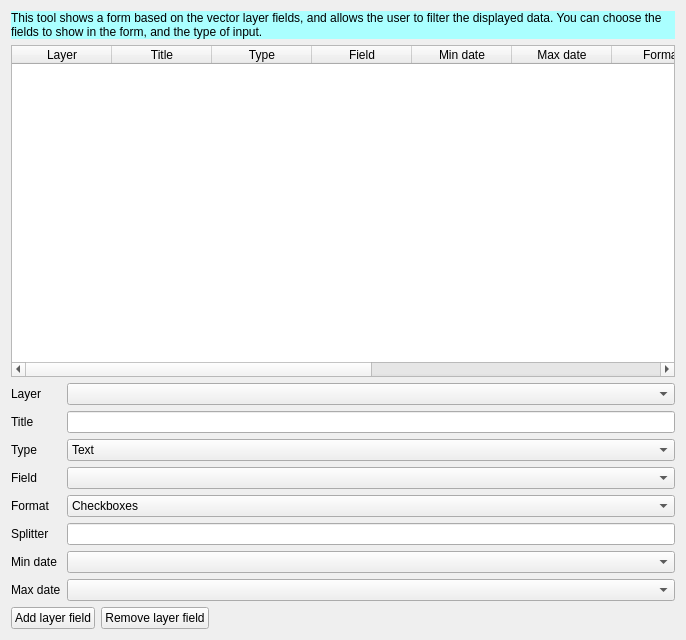
             <widget class="QWidget" name="scrollAreaWidgetContents_13">
              <property name="geometry">
               <rect>
                <x>0</x>
                <y>0</y>
                <width>686</width>
                <height>640</height>
               </rect>
              </property>
              <layout class="QVBoxLayout" name="verticalLayout_46">
               <item>
                <widget class="QLabel" name="label_99">
                 <property name="styleSheet">
                  <string notr="true">background-color:rgb(170, 255, 255);</string>
                 </property>
                 <property name="text">
                  <string>This tool shows a form based on the vector layer fields, and allows the user to filter the displayed data. You can choose the fields to show in the form, and the type of input.</string>
                 </property>
                 <property name="wordWrap">
                  <bool>true</bool>
                 </property>
                </widget>
               </item>
               <item>
                <widget class="QTableWidget" name="twFormFilterLayers">
                 <property name="maximumSize">
                  <size>
                   <width>16777215</width>
                   <height>16777215</height>
                  </size>
                 </property>
                 <property name="editTriggers">
                  <set>QAbstractItemView::NoEditTriggers</set>
                 </property>
                 <property name="alternatingRowColors">
                  <bool>true</bool>
                 </property>
                 <property name="selectionMode">
                  <enum>QAbstractItemView::SingleSelection</enum>
                 </property>
                 <property name="selectionBehavior">
                  <enum>QAbstractItemView::SelectRows</enum>
                 </property>
                 <column>
                  <property name="text">
                   <string>Layer</string>
                  </property>
                 </column>
                 <column>
                  <property name="text">
                   <string>Title</string>
                  </property>
                 </column>
                 <column>
                  <property name="text">
                   <string>Type</string>
                  </property>
                 </column>
                 <column>
                  <property name="text">
                   <string>Field</string>
                  </property>
                 </column>
                 <column>
                  <property name="text">
                   <string>Min date</string>
                  </property>
                 </column>
                 <column>
                  <property name="text">
                   <string>Max date</string>
                  </property>
                 </column>
                 <column>
                  <property name="text">
                   <string>Format</string>
                  </property>
                 </column>
                 <column>
                  <property name="text">
                   <string>Splitter</string>
                  </property>
                 </column>
                 <column>
                  <property name="text">
                   <string>Provider</string>
                  </property>
                 </column>
                 <column>
                  <property name="text">
                   <string>Layer id</string>
                  </property>
                 </column>
                 <column>
                  <property name="text">
                   <string>order</string>
                  </property>
                 </column>
                </widget>
               </item>
               <item>
                <layout class="QGridLayout" name="gridLayout_6">
                 <item row="13" column="2">
                  <widget class="QgsFieldComboBox" name="liFormFilterMaxDate">
                   <property name="toolTip">
                    <string>The field containing the end date of your data. If you have 2 fields containing dates, one for the start date and another for the end date, you can differentiate them. If not, you need to use the same field name for Min date and Max date.</string>
                   </property>
                   <property name="allowEmptyFieldName" stdset="0">
                    <bool>true</bool>
                   </property>
                  </widget>
                 </item>
                 <item row="11" column="2">
                  <widget class="QLineEdit" name="liFormFilterSplitter">
                   <property name="toolTip">
                    <string>Use if you want to split the field values by a separator. Ex: ‘culture, environment’ can be split into ‘culture’ and ‘environment’ with the splitter ‘, ‘</string>
                   </property>
                  </widget>
                 </item>
                 <item row="13" column="0">
                  <widget class="QLabel" name="label_max_date_filter">
                   <property name="text">
                    <string>Max date</string>
                   </property>
                  </widget>
                 </item>
                 <item row="5" column="2">
                  <widget class="QgsFieldComboBox" name="liFormFilterField">
                   <property name="toolTip">
                    <string>The field name (in the database table). Only for the Text, Unique Values and Numeric types</string>
                   </property>
                   <property name="allowEmptyFieldName" stdset="0">
                    <bool>true</bool>
                   </property>
                  </widget>
                 </item>
                 <item row="10" column="0">
                  <widget class="QLabel" name="label_format_filter">
                   <property name="text">
                    <string>Format</string>
                   </property>
                  </widget>
                 </item>
                 <item row="12" column="2">
                  <widget class="QgsFieldComboBox" name="liFormFilterMinDate">
                   <property name="toolTip">
                    <string>The field containing the start date of your feature (ex: “start_date” of an event)</string>
                   </property>
                   <property name="allowEmptyFieldName" stdset="0">
                    <bool>true</bool>
                   </property>
                  </widget>
                 </item>
                 <item row="11" column="0">
                  <widget class="QLabel" name="label_splitter_filter">
                   <property name="text">
                    <string>Splitter</string>
                   </property>
                  </widget>
                 </item>
                 <item row="4" column="0">
                  <widget class="QLabel" name="label_102">
                   <property name="text">
                    <string>Type</string>
                   </property>
                  </widget>
                 </item>
                 <item row="12" column="0">
                  <widget class="QLabel" name="label_min_date_filter">
                   <property name="text">
                    <string>Min date</string>
                   </property>
                  </widget>
                 </item>
                 <item row="10" column="2">
                  <widget class="QComboBox" name="liFormFilterFormat">
                   <property name="toolTip">
                    <string>It can be select, which will show a combo box, or checkboxes which will show one checkbox for each distinct value. The distinct values are dynamically queried by Lizmap Web Client.</string>
                   </property>
                   <item>
                    <property name="text">
                     <string>Checkboxes</string>
                    </property>
                   </item>
                   <item>
                    <property name="text">
                     <string>Combo box</string>
                    </property>
                   </item>
                  </widget>
                 </item>
                 <item row="2" column="0">
                  <widget class="QLabel" name="label_103">
                   <property name="text">
                    <string>Layer</string>
                   </property>
                  </widget>
                 </item>
                 <item row="4" column="2">
                  <widget class="QComboBox" name="liFormFilterFieldType">
                   <property name="toolTip">
                    <string>The type of the form input</string>
                   </property>
                   <item>
                    <property name="text">
                     <string>Text</string>
                    </property>
                   </item>
                   <item>
                    <property name="text">
                     <string>Unique values</string>
                    </property>
                   </item>
                   <item>
                    <property name="text">
                     <string>Numeric</string>
                    </property>
                   </item>
                   <item>
                    <property name="text">
                     <string>Date</string>
                    </property>
                   </item>
                  </widget>
                 </item>
                 <item row="2" column="2">
                  <widget class="QgsMapLayerComboBox" name="liFormFilterLayer">
                   <property name="toolTip">
                    <string>The source layer</string>
                   </property>
                  </widget>
                 </item>
                 <item row="3" column="0">
                  <widget class="QLabel" name="label_104">
                   <property name="text">
                    <string>Title</string>
                   </property>
                  </widget>
                 </item>
                 <item row="3" column="2">
                  <widget class="QLineEdit" name="inFormFilterFieldTitle">
                   <property name="toolTip">
                    <string>The title to give to the input, which will be displayed above the form input. For example “Choose a category” for a layer field called “category”</string>
                   </property>
                  </widget>
                 </item>
                 <item row="5" column="0">
                  <widget class="QLabel" name="label_field_filter">
                   <property name="text">
                    <string>Field</string>
                   </property>
                  </widget>
                 </item>
                </layout>
               </item>
               <item>
                <layout class="QHBoxLayout" name="horizontalLayout_38">
                 <item>
                  <widget class="QPushButton" name="btFormFilterAddField">
                   <property name="text">
                    <string>Add layer field</string>
                   </property>
                  </widget>
                 </item>
                 <item>
                  <widget class="QPushButton" name="btFormFilterRemoveField">
                   <property name="text">
                    <string>Remove layer field</string>
                   </property>
                  </widget>
                 </item>
                 <item>
                  <spacer name="horizontalSpacer_38">
                   <property name="orientation">
                    <enum>Qt::Horizontal</enum>
                   </property>
                   <property name="sizeHint" stdset="0">
                    <size>
                     <width>40</width>
                     <height>20</height>
                    </size>
                   </property>
                  </spacer>
                 </item>
                </layout>
               </item>
              </layout>
             </widget>
